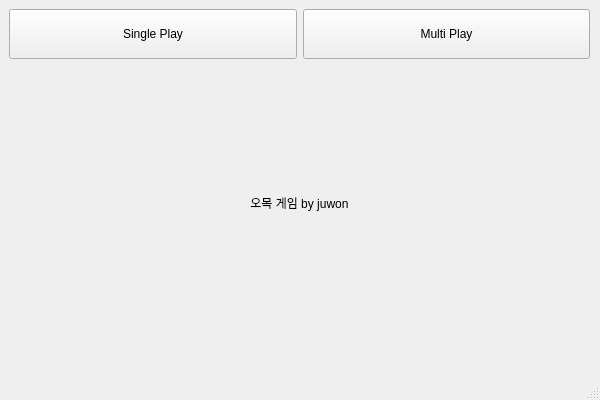
<?xml version="1.0" encoding="UTF-8"?>
<ui version="4.0">
 <class>MainWindow</class>
 <widget class="QMainWindow" name="MainWindow">
  <property name="geometry">
   <rect>
    <x>0</x>
    <y>0</y>
    <width>600</width>
    <height>400</height>
   </rect>
  </property>
  <property name="windowTitle">
   <string>MainWindow</string>
  </property>
  <widget class="QWidget" name="centralwidget">
   <widget class="QWidget" name="verticalLayoutWidget">
    <property name="geometry">
     <rect>
      <x>9</x>
      <y>9</y>
      <width>581</width>
      <height>331</height>
     </rect>
    </property>
    <layout class="QVBoxLayout" name="verticalLayout">
     <item>
      <layout class="QHBoxLayout" name="horizontalLayout_2">
       <item>
        <widget class="QPushButton" name="btnSp">
         <property name="minimumSize">
          <size>
           <width>0</width>
           <height>50</height>
          </size>
         </property>
         <property name="text">
          <string>Single Play</string>
         </property>
        </widget>
       </item>
       <item>
        <widget class="QPushButton" name="btnMp">
         <property name="minimumSize">
          <size>
           <width>0</width>
           <height>50</height>
          </size>
         </property>
         <property name="text">
          <string>Multi Play</string>
         </property>
        </widget>
       </item>
      </layout>
     </item>
     <item>
      <widget class="QLabel" name="label">
       <property name="text">
        <string>오목 게임 by juwon</string>
       </property>
       <property name="alignment">
        <set>Qt::AlignCenter</set>
       </property>
      </widget>
     </item>
    </layout>
   </widget>
  </widget>
  <widget class="QMenuBar" name="menubar">
   <property name="geometry">
    <rect>
     <x>0</x>
     <y>0</y>
     <width>600</width>
     <height>26</height>
    </rect>
   </property>
  </widget>
  <widget class="QStatusBar" name="statusbar"/>
 </widget>
 <resources/>
 <connections/>
</ui>
